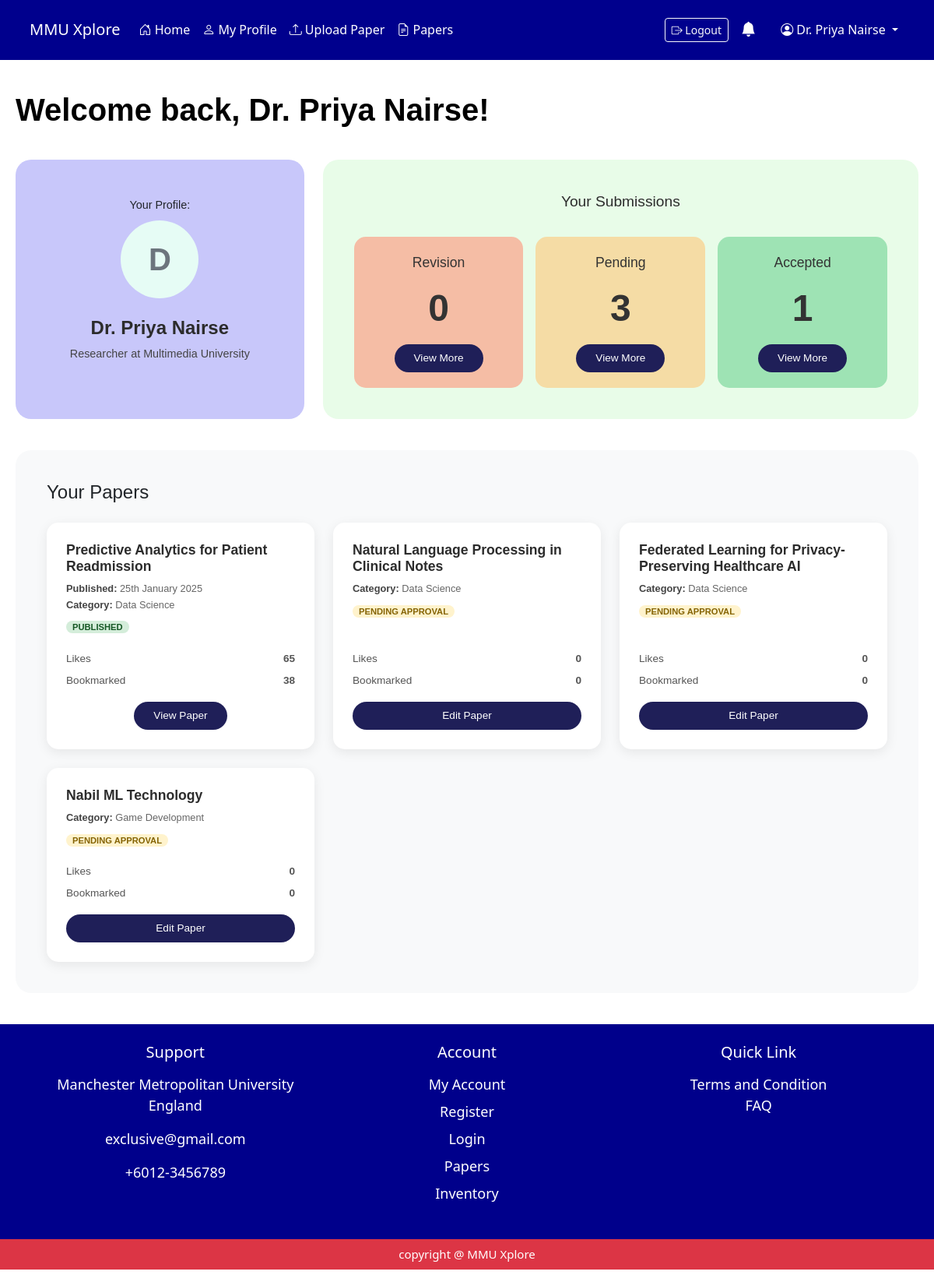
Before: /researcher/researcher_home/3/ with the older database file.
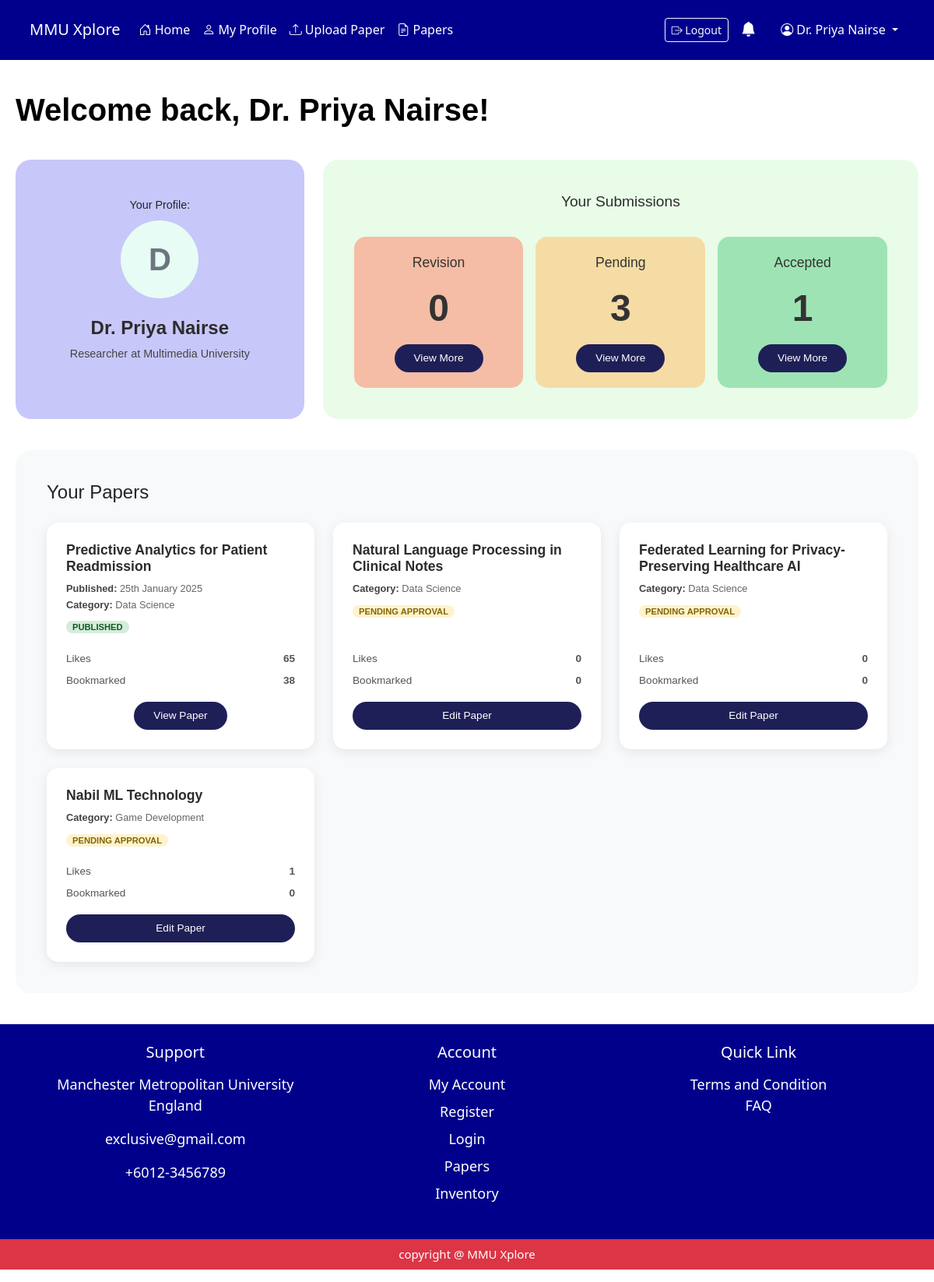
After: the same page with the newer database file.
### myapp/models.py (models this page shows, shortened)
class ResearchPaper(models.Model):
    PAPER_STATUS_CHOICES = [
        ('pending', 'Pending'),
        ('approved', 'Approved'),
        ('rejected', 'Rejected'),
    ]
    paper_id = models.AutoField(primary_key=True)
    researcher_id = models.ForeignKey(Researcher, on_delete=models.CASCADE , null=True, blank=True)
    prog_coor_id = models.ForeignKey(ProgrammeCoordinator, on_delete=models.SET_NULL, null=True, blank=True)
    paper_title = models.CharField(max_length=250)
    paper_category = models.CharField(max_length=100)
    paper_desc = models.TextField()
    paper_doi = models.CharField(max_length=100, blank=True, verbose_name="DOI")
    paper_pdf = models.FileField(upload_to='research_papers/')
    paper_status = models.CharField(max_length=20, choices=PAPER_STATUS_CHOICES, default='Pending')
    paper_coauthor = models.ManyToManyField(User, related_name='coauthored_papers', blank=True)
    total_bookmarked = models.IntegerField(default=0)
    total_likes = models.IntegerField(default=0)
    student_id = models.ForeignKey(Student, on_delete=models.SET_NULL, null=True, blank=True)
    published_date = models.DateField(null=True, blank=True)
    last_updated = models.DateTimeField(auto_now=True)

### myapp/views.py (the view, shortened to what this page needs)
# urls.py: path('researcher/researcher_home/<int:researcher_id>/', views.researcher_home, name='researcher_home'),
def researcher_home(request, researcher_id):
    researcher = Researcher.objects.get(researcher_id=researcher_id)
    all_papers = ResearchPaper.objects.filter(researcher_id=researcher)
    pending_count = all_papers.filter(paper_status='pending').count()
    revision_count = all_papers.filter(paper_status='rejected').count()
    approved_count = all_papers.filter(paper_status='approved').count()
    pending_papers = all_papers.filter(paper_status='pending')
    papers = all_papers  # All papers for the "Your Papers" section
    context = {
        'researcher': researcher,
        'pending_count': pending_count,
        'revision_count': revision_count,
        'approved_count': approved_count,
        'pending_papers': pending_papers,
        'revision_papers': all_papers.filter(paper_status='rejected'),
        'approved_papers': all_papers.filter(paper_status='approved'),
        'papers': papers
    }
    return render(request, 'researcher/researcher_home.html', context)

### myapp/views.py (called while the page is built)
def notification_context(request):
    user_name = request.session.get('user_name', 'Guest')
    user_id = request.session.get('user_id')
    read_ids = request.session.get('read_notifications', [])
    notifications = [] # This will essentially be "unread_notifications" for the navbar
    if user_id:
        all_notifs = Notification.objects.filter(user_id_id=user_id).order_by('-created_at')
        notifications = [n for n in all_notifs if n.notify_id not in read_ids]
    elif user_name != 'Guest':
         user = User.objects.filter(fullname=user_name).first()
         if user:
             all_notifs = Notification.objects.filter(user_id=user).order_by('-created_at')
             notifications = [n for n in all_notifs if n.notify_id not in read_ids]
    return {'notifications': notifications}

### myapp/templates/researcher/researcher_home.html (shortened to what the changed rows need)
{% extends "researcher/base.html" %}
{% block content %}
<div class="dashboard-container">
    <h1>Welcome back, {{ researcher.user_id.fullname|default:"Researcher" }}!</h1>
    <div class="engagements-section">
        <div class="row g-4">
            {% for paper in papers %}
            <div class="col-md-4">
                <div class="paper-card">
                    <div class="paper-header">
                        <div class="paper-info">
                            <h5>{{ paper.paper_title }}</h5>
                            <div class="paper-meta">
                                <strong>Category:</strong> {{ paper.paper_category|default:"Uncategorized" }}
                                <br>
                                <div class="mt-2">
                                    {% if paper.paper_status == 'pending' %}
                                    <span class="status-badge badge-pending">Pending Approval</span>
                                    {% elif paper.paper_status == 'rejected' %}
                                    <span class="status-badge badge-revision">Needs Revision</span>
                                    {% elif paper.paper_status == 'approved' %}
                                    <span class="status-badge badge-published">Published</span>
                                    {% endif %}
                                </div>
                            </div>
                        </div>
                    </div>
                    <div class="mt-auto">
                        <div class="stat-row">
                            <span>Likes</span>
                            <strong>{{ paper.total_likes }}</strong>
                        </div>
                        <div class="stat-row">
                            <span>Bookmarked</span>
                            <strong>{{ paper.total_bookmarked }}</strong>
                        </div>
                        <div class="text-center mt-3">
                            {% if paper.paper_status != 'approved' %}
                            <button type="button" class="btn-dark-blue w-100"
                                onclick="openEditModal('{{ paper.paper_id }}', '{{ paper.paper_title|escapejs }}', '{{ paper.paper_desc|escapejs }}', '{{ paper.paper_category|escapejs }}', '{{ paper.paper_doi|escapejs }}')">
                                Edit Paper
                            </button>
                            {% else %}
                            <a href="{% url 'view_research_paper' paper.paper_id %}" class="btn-dark-blue btn-sm">
                                View Paper
                            </a>
                            {% endif %}
                        </div>
                    </div>
                </div>
            </div>
        {% endfor %}
    </div>
</div>
</div>
</div>
{% endblock %}

Changed rows visible on the page:
changed ResearchPaper "Nabil ML Technology": total_likes "0" → "1"
